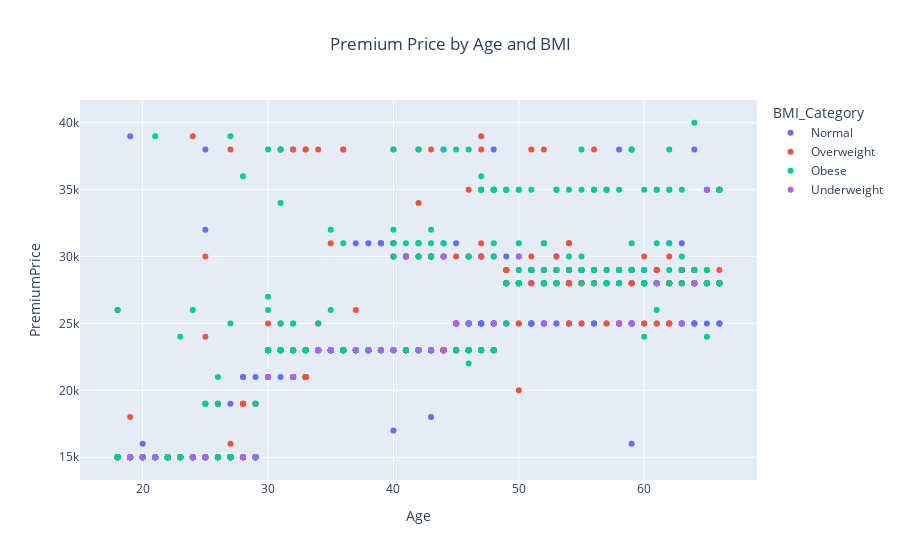

The notebook cell this image was saved under:
### Markdown cell above
### Bivariate Analysis

### Code cell
fig = px.scatter(df, x='Age', y='PremiumPrice',  
                 title='Premium Price by Age and BMI',
                 color='BMI_Category', color_continuous_scale='Viridis')
fig.update_layout(title_x=0.5)
fig.show()

### Figure 1 — Plotly figure (JSON) as saved in the notebook; plotly's stock layout.template omitted (floating-point values rounded to 4 significant figures; data arrays with more than 128 entries replaced by an {"elided": "..."} marker saying what was removed)
{"data": [{"hovertemplate": "BMI_Category=Normal<br>Age=%{x}<br>PremiumPrice=%{y}<extra></extra>", "legendgroup": "Normal", "marker": {"color": "#636efa", "symbol": "circle"}, "mode": "markers", "name": "Normal", "orientation": "v", "showlegend": true, "type": "scatter", "x": {"elided": "319 int values"}, "xaxis": "x", "y": {"elided": "319 int values"}, "yaxis": "y"}, {"hovertemplate": "BMI_Category=Overweight<br>Age=%{x}<br>PremiumPrice=%{y}<extra></extra>", "legendgroup": "Overweight", "marker": {"color": "#EF553B", "symbol": "circle"}, "mode": "markers", "name": "Overweight", "orientation": "v", "showlegend": true, "type": "scatter", "x": {"elided": "326 int values"}, "xaxis": "x", "y": {"elided": "326 int values"}, "yaxis": "y"}, {"hovertemplate": "BMI_Category=Obese<br>Age=%{x}<br>PremiumPrice=%{y}<extra></extra>", "legendgroup": "Obese", "marker": {"color": "#00cc96", "symbol": "circle"}, "mode": "markers", "name": "Obese", "orientation": "v", "showlegend": true, "type": "scatter", "x": {"elided": "302 int values"}, "xaxis": "x", "y": {"elided": "302 int values"}, "yaxis": "y"}, {"hovertemplate": "BMI_Category=Underweight<br>Age=%{x}<br>PremiumPrice=%{y}<extra></extra>", "legendgroup": "Underweight", "marker": {"color": "#ab63fa", "symbol": "circle"}, "mode": "markers", "name": "Underweight", "orientation": "v", "showlegend": true, "type": "scatter", "x": [24, 25, 61, 40, 32, 63, 21, 64, 35, 19, 28, 25, 20, 52, 41, 43, 44, 38, 39, 34, 59, 37, 65, 19, 29, 42, 46, 45, 58, 45, 30, 44, 50, 34, 35, 48, 59, 45, 34], "xaxis": "x", "y": [15000, 15000, 28000, 23000, 21000, 25000, 15000, 28000, 23000, 15000, 15000, 15000, 15000, 25000, 30000, 23000, 30000, 23000, 23000, 23000, 25000, 23000, 35000, 15000, 15000, 23000, 25000, 25000, 25000, 25000, 21000, 23000, 30000, 23000, 23000, 25000, 25000, 25000, 23000], "yaxis": "y"}], "layout": {"legend": {"title": {"text": "BMI_Category"}, "tracegroupgap": 0}, "title": {"text": "Premium Price by Age and BMI", "x": 0.5}, "xaxis": {"anchor": "y", "domain": [0, 1], "title": {"text": "Age"}}, "yaxis": {"anchor": "x", "domain": [0, 1], "title": {"text": "PremiumPrice"}}}}
